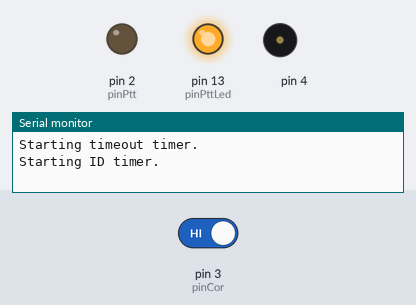
Simulated run of this sketch. Board: Arduino Uno, built with avr-gcc and run on an emulated ATmega328P. On the bench: output pins drawn as LEDs (lit = HIGH), buzzer (waves = sounding), the last lines printed to the serial monitor. The test bench sets the inputs (shaded band); at power-on: pin 3 (pinCor) HIGH.

Above: at 1.2 s.
1.3 s: pin 3 (pinCor) driven LOW
At 1.7 s:
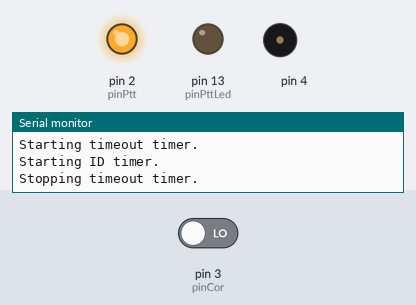
2.8 s: pin 3 (pinCor) driven HIGH
At 13.12 s:
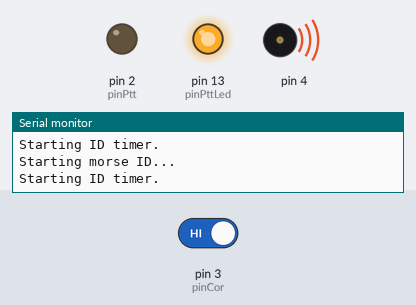
Timing chart, 0 to 14.7 s (numbered marks = the images above; inputs shaded):
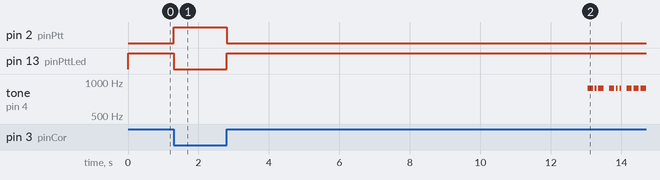

Measured:
- after the input at 1.3 s, pin 2 (pinPtt): LOW → HIGH at once; pin 13 (pinPttLed): HIGH → LOW at once
- after the input at 2.8 s, pin 2 (pinPtt): HIGH → LOW at once; pin 13 (pinPttLed): LOW → HIGH at once; tone on pin 4: plays 880 Hz for 0.15 s, 880 Hz for 0.05 s, 880 Hz for 0.15 s, 880 Hz for 0.15 s, 880 Hz for 0.05 s, 880 Hz for 0.05 s … (9 notes in this stretch), starting after 10.3 s

The sketch:

RepeaterController.ino
```cpp
#include "morse.h"
/*

An Arduino-based repeater controller.

Author: David Andrzejewski


*/


// Configure here.
const int pinPtt = 2;
const int pinCor = 3;
const int pinPttLed = 13;

// Default is to have PTT pulled to ground when engaged, and open when disengaged.
const int pttEngaged = LOW;
const int pttDisengaged = HIGH;

// Timeout timer values
const unsigned long timeoutTimer = 50000;


// How often do we need to ID? A good value would probably be about 9.5 minutes.
const unsigned long idTimerInterval = 10000;

// ***** You probably do not need to touch anything below *****

// Track the last keyup time
unsigned long lastPttKeyupTime = 0;

// Track the ID timer
unsigned long idTimerStartTime = 0;

unsigned long timeoutTimerStartTime = 0;

int currentPttStatus = pttDisengaged;
int pttStatusBeforeId = pttDisengaged;
int currentCorStatus = LOW;
boolean timedOut = false;
boolean idInProgress = false;

// Morse code ID values
/*
According to http://www.nu-ware.com/NuCode%20Help/index.html?morse_code_structure_and_timing_.htm,

Dash Length = Dot length * 3
Pause between elements = dot length
Pause between characters = dot length * 3
Pause between words = dot length * 7

Speed (wpm = 2.4 * dots per second

*/

SpeakerMorseSender morse(4, 880, -1, 24);

void setup() {

  Serial.begin(9600);

  // Set up the PTT pin as an output
  pinMode(pinPtt, OUTPUT);

  // Ensure we start with the PTT pin high (off).
  digitalWrite(pinPtt, pttDisengaged);

  // Set up the COR pin as an input
  pinMode(pinCor, INPUT);

  pinMode(pinPttLed, OUTPUT);
  digitalWrite(pinPttLed, LOW);

  morse.setup();
  morse.setMessage(String("kd8twg/r"));

}

void loop() {
  if (timedOut) {
    if (digitalRead(pinCor) == LOW) {
      stopTimeoutTimer();
    } else {
      return;
    }
  }

  // When COR goes high, PTT needs to engage.
  if (digitalRead(pinCor) == HIGH && currentPttStatus == pttDisengaged) {
    setPtt(pttEngaged, true);
  }

  // If we have an ID in progress, we need to keep PTT engaged.
  if (currentPttStatus == pttDisengaged && idInProgress) {
    setPtt(pttEngaged, false);
  }

  // When COR goes low, PTT needs to disengage (if no ID is in progress)
  if (digitalRead(pinCor) == LOW && currentPttStatus == pttEngaged && !idInProgress) {
    setPtt(pttDisengaged, false);
  }


  doIdIfNeeded();

  if (!idInProgress) {
    doTimeoutIfNeeded();
  }

}

// Sets the PTT pin and sets up timers related to PTT (ID and Timeout)
void setPtt(int argPttHighLow, boolean startIdTimer) {

  // If we are just starting PTT, start the timeout timer.
  if (argPttHighLow == pttEngaged && currentPttStatus == pttDisengaged) {
    startTimeoutTimer();
  }

  // If we are stopping PTT, shut off the timeout timer.
  else if (argPttHighLow == pttDisengaged && currentPttStatus == pttEngaged) {
    stopTimeoutTimer();
  }

  // Track current PTT status
  currentPttStatus = argPttHighLow;

  // Start the ID timer - this does not get stopped or reset until ID happens.
  if (argPttHighLow == pttEngaged && startIdTimer) {
    startIdTimerIfNeeded();
  }


  // Set the PTT pin - but don't touch it if an ID is in progress.

  if (!idInProgress) {
    digitalWrite(pinPtt, argPttHighLow);
    digitalWrite(pinPttLed, !argPttHighLow);
  }

}

// If the ID timer hasn't been started, start it.
void startIdTimerIfNeeded() {
  if (idTimerStartTime == 0 && currentPttStatus == pttEngaged) {
    Serial.println("Starting ID timer.");
    idTimerStartTime = millis();
  }
}

// If it's time to do an ID, do it.
void doIdIfNeeded() {
  if (!morse.continueSending()) {
    idInProgress = false;

    if (millis() - idTimerStartTime > idTimerInterval && idTimerStartTime != 0) {

      Serial.println("Starting morse ID...");

      idTimerStartTime = 0;

      if (currentPttStatus == pttEngaged) {
        startIdTimerIfNeeded();
      }

      setPtt(pttEngaged, false);

      delay(250);

      idInProgress = true;

      morse.startSending();

    }
  }

}

// Start the timeout timer.
void startTimeoutTimer() {
  Serial.println("Starting timeout timer.");
  timeoutTimerStartTime = millis();
  timedOut = false;
}

// Stop the timeout timer.
void stopTimeoutTimer() {
  Serial.println("Stopping timeout timer.");
  timeoutTimerStartTime = 0;
  timedOut = false;
}

// Time out if needed.
void doTimeoutIfNeeded() {
  if (currentPttStatus == pttEngaged && millis() - timeoutTimerStartTime > timeoutTimer) {
    Serial.println("Timed out.");
    setPtt(pttDisengaged, false);
    timedOut = true;
  }
}
```

morse.cpp
```cpp
// Morse Code sending library

#include "morse.h"

// MorseSender
int MorseSender::copyTimings(
	morseTiming_t *rawOut,
	morseBitmask_t definition)
{
	int t = 0;
	boolean foundSentinel = false;
	for(morseBitmask_t mask = MORSE_BITMASK_HIGH_BIT;
		mask > 0; mask = mask >> 1)
	{
		boolean isDah = (mask & definition) > 0;
		if(!foundSentinel)
		{
			if (isDah) { foundSentinel = true; }
			continue;
		}
		rawOut[2*t] = isDah ? DAH : DIT;
		rawOut[2*t + 1] = DIT;
		t++;
	}
	return t;
}
unsigned int MorseSender::fillTimings(char c)
{
	int t = 0;
	unsigned int start = 0;
	if (c >= 'a' && c <= 'z')
	{
		t = copyTimings(timingBuffer, MORSE_LETTERS[c-'a']);
	}
	else if (c >= '0' && c <= '9')
	{
		int n = c - '0';
		boolean ditsFirst = (n <= 5);
		if (!ditsFirst)
		{
			n -= 5;
		}
		while(t < 5)
		{
			timingBuffer[2*t] = ((t < n) == ditsFirst) ? DIT : DAH;
			timingBuffer[2*t + 1] = DIT;
			t++;
		}
	}
	else
	{
		int s = 0;
		while(MORSE_PUNCT_ETC[s].c != END)
		{
			if(MORSE_PUNCT_ETC[s].c == c)
			{
				t = copyTimings(timingBuffer,
					MORSE_PUNCT_ETC[s].timing);
				break;
			}
			s++;
		}
		if (MORSE_PUNCT_ETC[s].c == END)
		{
			start = t = 1; // start on a space
		}
	}

	timingBuffer[2*t - 1] = DAH;
	timingBuffer[2*t] = END;

	/*
	Serial.print("Refilled timing buffer for '");
	Serial.print(c);
	Serial.print("': ");
	int i = start;
	while(timingBuffer[i] != END)
	{
		Serial.print((int)timingBuffer[i]);
		Serial.print(", ");
		i++;
	}
	Serial.println("END");
	*/

	return start;
}

// see note in header about pure-virtual-ness
void MorseSender::setOn() {};
void MorseSender::setOff() {};

// noop defaults
void MorseSender::setReady() {};
void MorseSender::setComplete() {};

MorseSender::MorseSender(unsigned int outputPin, float wpm) :
	pin(outputPin)
{
	setWPM(wpm);
}

void MorseSender::setup() { pinMode(pin, OUTPUT); }

void MorseSender::setWPM(float wpm)
{
	setSpeed((morseTiming_t)(1000.0*60.0/(max(1.0, wpm)*DITS_PER_WORD)));
}

void MorseSender::setSpeed(morseTiming_t duration)
{
	DIT = max(1, duration);
	DAH = 3*DIT;
}

void MorseSender::setMessage(const String newMessage)
{
	message = newMessage;

	// Force startSending() before continueSending().
	messageIndex = message.length();

	// If a different message was in progress, make sure it stops cleanly.
	if (timingIndex % 2 == 0) {
		setOff();
	}
}

void MorseSender::sendBlocking()
{
	//Serial.println("Sending blocking: ");
	//Serial.println(message);
	startSending();
	while(continueSending());
}

void MorseSender::startSending()
{
	messageIndex = 0;
	if (message.length() == 0) { return; }
	timingIndex = fillTimings(message[0]);
	setReady();
	if (timingIndex % 2 == 0) {
		setOn();
		//Serial.print("Starting with on, duration=");
	} else {
		//Serial.print("Starting with off, duration=");
	}
	lastChangedMillis = millis();
	//Serial.println((int)timingBuffer[timingIndex]);
}

boolean MorseSender::continueSending()
{
	if(messageIndex >= message.length()) { return false; }

	unsigned long elapsedMillis = millis() - lastChangedMillis;
	if (elapsedMillis < timingBuffer[timingIndex]) { return true; }

	timingIndex++;
	if (timingBuffer[timingIndex] == END)
	{
		messageIndex++;
		if(messageIndex >= message.length()) {
			setOff();
			setComplete();
			return false;
		}
		timingIndex = fillTimings(message[messageIndex]);
	}

	lastChangedMillis += elapsedMillis;
	//Serial.print("Next is       ");
	if (timingIndex % 2 == 0) {
		//Serial.print("(on) ");
		setOn();
	} else {
		//Serial.print("(off) ");
		setOff();
	}
	//Serial.println((int)timingBuffer[timingIndex]);

	return true;
}

void *MorseSender::operator new(size_t size) { return malloc(size); }
void MorseSender::operator delete(void* ptr) { if (ptr) free(ptr); }


// SpeakerMorseSender

void SpeakerMorseSender::setOn() { tone(pin, frequency); }
void SpeakerMorseSender::setOff() {
	if (carrFrequency == CARRIER_FREQUENCY_NONE) {
		noTone(pin);
	} else {
		tone(pin, carrFrequency);
	}
}
void SpeakerMorseSender::setReady() { setOff(); }
void SpeakerMorseSender::setComplete() { noTone(pin); }
SpeakerMorseSender::SpeakerMorseSender(
	int outputPin,
	unsigned int toneFrequency,
	unsigned int carrierFrequency,
	float wpm)
	: MorseSender(outputPin, wpm),
	frequency(toneFrequency),
	carrFrequency(carrierFrequency) {};


// LEDMorseSender

void LEDMorseSender::setOn() { digitalWrite(pin, HIGH); }
void LEDMorseSender::setOff() { digitalWrite(pin, LOW); }
LEDMorseSender::LEDMorseSender(int outputPin, float wpm)
	: MorseSender(outputPin, wpm) {};


// PWMMorseSender

void PWMMorseSender::setOn() { analogWrite(pin, brightness); }
void PWMMorseSender::setOff() { analogWrite(pin, 0); }
void PWMMorseSender::setBrightness(byte bright) {
	brightness = bright;
}
PWMMorseSender::PWMMorseSender(
		int outputPin,
		float wpm,
		byte bright)
	: MorseSender(outputPin, wpm), brightness(bright) {};
```

morse.h
```cpp
#pragma once
/**
 * Generate and send Morse Code on an LED or a speaker. Allow sending
 * in a non-blocking manner (by calling a 'continue sending' method
 * every so often to turn an LED on/off, or to call tone/noTone appropriately).
 *
 * All input should be lowercase. Prosigns (SK, KN, etc) have special
 * character values #defined.
 *
 * See also:
 * Morse decoder (using binary tree):
 * http://www.arduino.cc/cgi-bin/yabb2/YaBB.pl?num=1289074596/15
 * Generator (on playground):
 * http://www.arduino.cc/playground/Code/Morse
 */

// for malloc and free, for the new/delete operators
#include <stdlib.h>

// Arduino language types
#if defined(ARDUINO) && ARDUINO >= 100
#include "Arduino.h"
#else
#include "WProgram.h"
#endif

#define WPM_DEFAULT	12.0
// PARIS WPM measurement: 50; CODEX WPM measurement: 60 (Wikipedia:Morse_code)
#define DITS_PER_WORD	50
// Pass to SpeakerMorseSender as carrierFrequency to suppress the carrier.
#define CARRIER_FREQUENCY_NONE	-1

// Bitmasks are 1 for dah and 0 for dit, in left-to-right order;
//	the sequence proper begins after the first 1 (a sentinel).
//	Credit for this scheme to Mark VandeWettering K6HX ( brainwagon.org ).
typedef int             morseTiming_t;
typedef unsigned char	morseBitmask_t; // see also MAX_TIMINGS
#define MORSE_BITMASK_HIGH_BIT	B10000000

// sentinel
#define END             0

// the most timing numbers any unit will need; ex: k = on,off,on,off,on,end = 5
#define MAX_TIMINGS     15

// Punctuation and Prosigns
#define PROSIGN_SK	'S'
#define PROSIGN_KN	'K'
#define PROSIGN_BT	'B'
typedef struct {
	char c;
	morseBitmask_t timing;
} specialTiming;
const specialTiming MORSE_PUNCT_ETC[] = {
	{'.',		B1010101},
	{'?',		B1001100},
        {'/',           B110010},
	{PROSIGN_SK,	B1000101},
	{PROSIGN_KN,	B110110},
	{PROSIGN_BT,	B110001},
	{END,		B1},
};

// Morse Code (explicit declaration of letter timings)
const morseBitmask_t MORSE_LETTERS[26] = {
	/* a */ B101,
	/* b */ B11000,
	/* c */ B11010,
	/* d */ B1100,
	/* e */ B10,
	/* f */ B10010,
	/* g */ B1110,
	/* h */ B10000,
	/* i */ B100,
	/* j */ B10111,
	/* k */ B1101,
	/* l */ B10100,
	/* m */ B111,
	/* n */ B110,
	/* o */ B1111,
	/* p */ B10110,
	/* q */ B11101,
	/* r */ B1010,
	/* s */ B1000,
	/* t */ B11,
	/* u */ B1001,
	/* v */ B10001,
	/* w */ B1011,
	/* x */ B11001,
	/* y */ B11011,
	/* z */ B11100,
};


/**
 * Define the logic of converting characters to on/off timing,
 * and encapsulate the state of one sending-in-progress Morse message.
 *
 * Subclasses define setOn and setOff for (for example) LED and speaker output.
 */
class MorseSender {
protected:
	const unsigned int pin;
	// The setOn and setOff methods would be pure virtual,
	// but that has compiler issues.
	// See: http://www.arduino.cc/cgi-bin/yabb2/YaBB.pl?num=1167672075 .

	/**
	 * Called to set put the output in 'on' state, during a dit or dah.
	 */
	virtual void setOn();
	virtual void setOff();

	/**
	 * Called before sending a message. Used for example to enable a
	 * carrier. (Noop in the base class.)
	 */
	virtual void setReady();
	virtual void setComplete();

private:
	morseTiming_t DIT, DAH;
	String message;

	// on,off,...,wait,0 list, millis
	morseTiming_t timingBuffer[MAX_TIMINGS+1];

	// index of the character currently being sent
	unsigned int messageIndex;
	// timing unit currently being sent
	unsigned int timingIndex;

	// when this timing unit was started
	unsigned long lastChangedMillis;

	/**
	 * Copy definition timings (on only) to raw timings (on/off).
	 * @return the number of 'on' timings copied
	 */
	int copyTimings(morseTiming_t *rawOut,
		morseBitmask_t definition);

	/**
	 * Fill a buffer with on,off,..,END timings (millis)
	 * @return the index at which to start within the new timing sequence
	 */
	unsigned int fillTimings(char c);

public:
	/**
	 * Create a sender which will output to the given pin.
	 */
	MorseSender(unsigned int outputPin, float wpm=WPM_DEFAULT);

	/**
	 * To be called during the Arduino setup(); set the pin as OUTPUT.
	 */
	void setup();

	/**
	 * Set the words per minute (based on PARIS timing).
	 */
	void setWPM(float wpm);
	/**
	 * Set the duration, in milliseconds, of a DIT.
	 */
	void setSpeed(morseTiming_t duration);

	/**
	 * Set the message to be sent.
	 * This halts any sending in progress.
	 */
	void setMessage(const String newMessage);

	/**
	 * Send the entirety of the current message before returning.
	 */
	void sendBlocking();

	/**
	 * Prepare to send and begin sending the current message.
	 */
	void startSending();

	/**
	 * Switch outputs on and off (and refill the internal timing buffer)
	 * as necessary to continue with the sending of the current message.
	 * This should be called every few milliseconds (at a significantly
	 * smaller interval than a DIT) to produce a legible fist.
	 *
	 * @see startSending, which must be called first
	 * @return false if sending is complete, otherwise true (keep sending)
	 */
	boolean continueSending();

	void *operator new(size_t size);
	void operator delete(void* ptr);
};


/**
 * Adapt Morse sending to use the Arduino language tone() and noTone()
 * functions, for use with a speaker.
 *
 * If a carrierFrequency is given, instead of calling noTone, call tone
 * with a low frequency. This is useful ex. for maintaining radio links.
 */
class SpeakerMorseSender: public MorseSender {
	private:
		unsigned int frequency;
		unsigned int carrFrequency;
	protected:
		virtual void setOn();
		virtual void setOff();
		virtual void setReady();
		virtual void setComplete();
	public:
		// concert A = 440
		// middle C = 261.626; higher octaves = 523.251, 1046.502
		SpeakerMorseSender(
			int outputPin,
			unsigned int toneFrequency=1046,
			unsigned int carrierFrequency=CARRIER_FREQUENCY_NONE,
			float wpm=WPM_DEFAULT);
};


/**
 * Sends Morse on a digital output pin.
 */
class LEDMorseSender: public MorseSender {
	protected:
		virtual void setOn();
		virtual void setOff();
	public:
		LEDMorseSender(int outputPin, float wpm=WPM_DEFAULT);
};


/**
 * Sends Morse on an analog output pin (using PWM). The brightness value is
 * between 0 and 255 and is passed directly to analogWrite.
 */
class PWMMorseSender: public MorseSender {
	private:
		byte brightness;
	protected:
		virtual void setOn();
		virtual void setOff();
	public:
		PWMMorseSender(int outputPin, float wpm=WPM_DEFAULT, byte brightness=255);
		void setBrightness(byte brightness);
};
```
